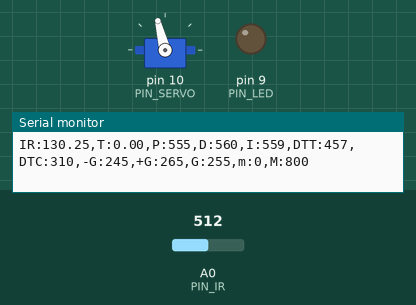
Simulated run of this sketch. Board: Arduino Uno, built with avr-gcc and run on an emulated ATmega328P. Shown: servo, output pins drawn as LEDs (lit = HIGH), the last lines printed to the serial monitor. Inputs (shaded band) come from the test bench; at power-on: A0 (PIN_IR) = 512.

Above: at 6.28 s.
6.3 s: A0 (PIN_IR) set to 716
At 6.42 s:
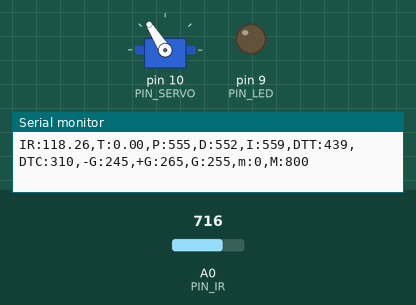
9.3 s: A0 (PIN_IR) set to 306
12.3 s: A0 (PIN_IR) set to 420
At 12.4 s:
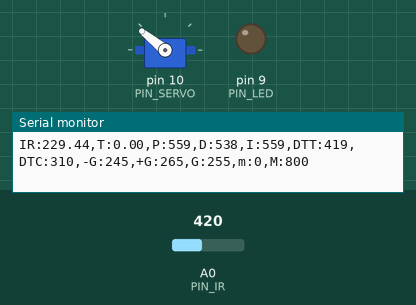
15.3 s: A0 (PIN_IR) set to 245
At 17.5 s:
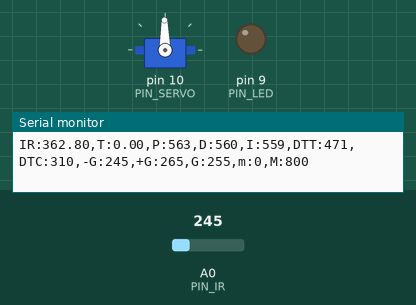
18.3 s: A0 (PIN_IR) set to 0
Timing chart, 0 to 21.6 s (numbered marks = the images above; inputs shaded):
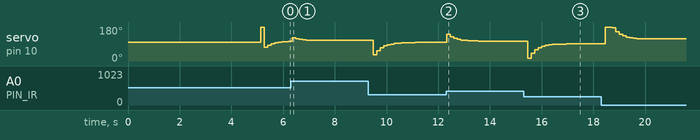

Measured:
- after the input at 12.3 s, servo on pin 10 (PIN_SERVO): 98° → 141° at once, → 128° 0.14 s later, → 120° 0.14 s later, → 115° 0.14 s later, … (9 changes in this stretch)
- after the input at 15.3 s, servo on pin 10 (PIN_SERVO): 105° → 14° after 0.16 s, → 41° 0.14 s later, → 59° 0.14 s later, → 70° 0.14 s later, … (11 changes in this stretch)

The sketch:

sketch_dec10a.ino
```cpp
#include <Servo.h>

/////////////////////////////
// Configurable parameters //
/////////////////////////////

// Arduino pin assignment
#define PIN_LED 9 // [3097] LED핀 9번으로 설정
#define PIN_SERVO 10 // [3097] 서보핀 9번으로 설정
#define PIN_IR A0 // [3097] 적외선핀 A0번으로 설정

// Framework setting
#define _DIST_TARGET 255 //[0711] 목표값
#define _DIST_MIN 100 //[0711] 측정 최솟값
#define _DIST_MAX 410 //[0711] 측정 최댓값

// Servo range
#define _DUTY_MIN 800   // [1615] 서보 제어 펄스 폭: 최고 각도
#define _DUTY_NEU 1550  // [1615] 서보 제어 펄스 폭: 수평
#define _DUTY_MAX 2200  // [1615] 서보 제어 펄스 폭: 최저 각도

// Servo speed control
#define _SERVO_ANGLE 15
#define _SERVO_SPEED 13

// Event periods
#define _INTERVAL_DIST 20  // [3074] 거리측정주기 (ms)
#define _INTERVAL_SERVO 20 // [3078] 서보제어주기 (ms)
#define _INTERVAL_SERIAL 100 // [3078] Serial제어주기 (ms)

#define DELAY_MICROS  1500 // Filter Sample Delay by Park
#define EMA_ALPHA 0.35     // EMA alpha by Park

// PID parameters
#define _KP 0.7//[0711] 비례이득
#define _KD 13
#define _KI 0.002
/*
 * #define _KP 0.7//[0711] 비례이득
#define _KD 8
#define _KI 0.002
 */
//////////////////////
// global variables //
//////////////////////

// Servo instance
Servo myservo;
// global variables
const float coE[] = {-0.0000047, 0.0047226, 0.3355967, 64.0217618};
//{0.0000075, 0.0031092, 0.0562535, 94.4963591};
//{0.0000047, 0.0061183, -0.4912427, 114.4093900};
//{-0.0000431, 0.0199730, -0.6240180, 69.3974244};
//114.4093900
// Distance sensor
float dist_target; // location to send the ball
float dist_raw, dist_ema;  // [1615] 센서가 인식한 거리/ema 필터링된 거리

float filtered_dist;
float ema_dist = 0;
float samples_num = 8;

// Event periods
unsigned long last_sampling_time_dist, last_sampling_time_servo, last_sampling_time_serial;
bool event_dist, event_servo, event_serial;

// Servo speed control
int duty_chg_per_interval;
int duty_target, duty_curr;

// PID variables
float error_curr, error_prev, control, pterm, dterm, iterm;

void setup() {

  // initialize serial port
Serial.begin(57600); // [3083] serial port의 baud rate를 57600으로 초기화
// initialize GPIO pins for LED and attach servo
pinMode(PIN_LED, OUTPUT); // [3083] PIN_LED 핀을 OUTPUT으로 설정
myservo.attach(PIN_SERVO); // [3083] PIN_SERVO 핀을 servo를 쓰는 핀으로 설정
pterm = iterm = dterm = 0;
// initialize global variables

// move servo to neutral position
myservo.writeMicroseconds(_DUTY_NEU); // [3090]
   delay(5000);


  // initialize last sampling time
  last_sampling_time_dist = last_sampling_time_serial = 0;
  event_dist = event_serial = false;


// convert angle speed into duty change per interval.
  duty_chg_per_interval = (_DUTY_MAX - _DUTY_MIN) * (_SERVO_SPEED / 180.0) * (_INTERVAL_SERVO / 1000.0); // [3074] 서보 업데이트 1주기에 증감 가능한 duty 의 최댓값

  // [1615] 마지막 이벤트 발생 시간 초기화
  last_sampling_time_dist = 0;
  last_sampling_time_servo = 0;
  last_sampling_time_serial = 0;

  event_dist = false;
  event_servo = false;
  event_serial = false;
}

float distance(void){ // return value unit: mm
  float val;
  float volt = float(analogRead(PIN_IR));
  val = ((6762.0/(volt-9.0))-4.0) * 10.0;
  return val;
}

float ir_distance(void){ // return value unit: mm
  float result;
  float x = distance();
  result = coE[0] * pow(x, 3) + coE[1] * pow(x, 2) + coE[2] * x + coE[3];
  return result;
}
/*
float ir_distance(void){ // return value unit: mm
  float val;
  float volt = float(analogRead(PIN_IR));
  val = (250000 * pow(volt, -1.165)-60);
  return val;}
*/
/*
 *
 */

float under_noise_filter(void){ // 아래로 떨어지는 형태의 스파이크를 제거해주는 필터
  int currReading;
  int largestReading = 0;
  for (int i = 0; i < samples_num; i++) {
    currReading = ir_distance();
    if (currReading > largestReading) { largestReading = currReading; }
    // Delay a short time before taking another reading
    delayMicroseconds(DELAY_MICROS);
  }
  return largestReading;
}

float filtered_ir_distance(void){ // 아래로 떨어지는 형태의 스파이크를 제거 후, 위로 치솟는 스파이크를 제거하고 EMA필터를 적용함.
  // under_noise_filter를 통과한 값을 upper_nosie_filter에 넣어 최종 값이 나옴.
  int currReading;
  int lowestReading = 460;
  for (int i = 0; i < samples_num; i++) {
    currReading = under_noise_filter();
    if (currReading < lowestReading) { lowestReading = currReading; }
  }
  // eam 필터 추가
  ema_dist = EMA_ALPHA*lowestReading + (1-EMA_ALPHA)*ema_dist;
  return ema_dist;
}


// val = (350000 * pow(volt, -1.24)-40);
void loop() {
/////////////////////
// Event generator //
/////////////////////
// [1615] 거리 측정 주기가 되었는지 검사
unsigned long time_curr = millis();
if (millis() >= last_sampling_time_dist + _INTERVAL_DIST)
        event_dist = true;

  // [1615] 서보 제어 주기가 되었는지 검사
  if (millis() >= last_sampling_time_servo + _INTERVAL_SERVO)
      event_servo= true;

  // [1615] Serial 제어 주기가 되었는지 검사
  if (millis() >= last_sampling_time_serial + _INTERVAL_SERIAL)
      event_serial= true;


////////////////////
// Event handlers //
////////////////////

  if(event_dist) {

    event_dist = false;
    dist_raw = ir_distance();
    //==============================================
    ema_dist = filtered_ir_distance();
    //===============================================


  // PID control logic
    error_curr = (ema_dist - _DIST_TARGET);// [3073] 현재 읽어들인 데이터와 기준 값의 차이
    pterm = (_KP*error_curr);// [3073] p게인 값인 kp와 error 값의 곱
    dterm = _KD*(error_curr - error_prev);
    iterm += _KI*error_curr;
    control = pterm + dterm+ iterm;//

  // duty_target = f(duty_neutral, control)
    duty_target = _DUTY_NEU + control;

    //duty_target = min(max(duty_target, _DUTY_MIN), _DUTY_MAX);

  // keep duty_target value within the range of [_DUTY_MIN, _DUTY_MAX]
  if(duty_target < _DUTY_MIN) duty_target = _DUTY_MIN; // lower limit
  if(duty_target > _DUTY_MAX) duty_target = _DUTY_MAX; // upper limit

  // [1615] 마지막 샘플링 시각 업데이트
  last_sampling_time_dist += _INTERVAL_DIST;
  error_prev = error_curr;
  }

  if(event_servo) {
    event_servo = false;
    // adjust duty_curr toward duty_target by duty_chg_per_interval

    // update servo position
    myservo.writeMicroseconds(1550-(control)); // [1615]


    // [1615] 마지막 서보 조작 시각 업데이트
    last_sampling_time_servo += _INTERVAL_SERVO;
  }


  if(event_serial) {
    event_serial = false;
    Serial.print("IR:");
    Serial.print(ema_dist);
    Serial.print(",T:");
 Serial.print(dist_target);
 Serial.print(",P:");
 Serial.print(map(pterm,-1000,1000,510,610));
 Serial.print(",D:");
 Serial.print(map(dterm,-1000,1000,510,610));
 Serial.print(",I:");
 Serial.print(map(iterm,-1000,1000,510,610));
 Serial.print(",DTT:");
 Serial.print(map(duty_target,1000,2000,410,510));
 Serial.print(",DTC:");
 Serial.print(map(duty_curr,1000,2000,410,510));
 Serial.println(",-G:245,+G:265,G:255,m:0,M:800");

    // [1615] 마지막 Serial 업데이트 시각 업데이트
    last_sampling_time_serial += _INTERVAL_SERIAL;
  }
}
/*
float ir_distance(void){ // return value unit: mm
  float val;
  float volt = float(analogRead(PIN_IR));
  val = (270000 * pow(volt, -1.165)-60);
  return val;
}

float ir_distance_filtered(void){ // return value unit: mm
  //return ir_distance(); // for now, just use ir_distance() without noise filter.
  static float val = _DIST_TARGET; // [3088]
  static float dist_ema  = 0; // [3088]
  float raw = ir_distance(); // [3088]
  if (raw >= _DIST_MIN && raw <= _DIST_MAX) // [3088]
    val = raw; // [3088]
  dist_ema =  (1.0 - _DIST_ALPHA) * val + dist_ema; // [3088]
  return dist_ema; // [3088]
}

*/
```
